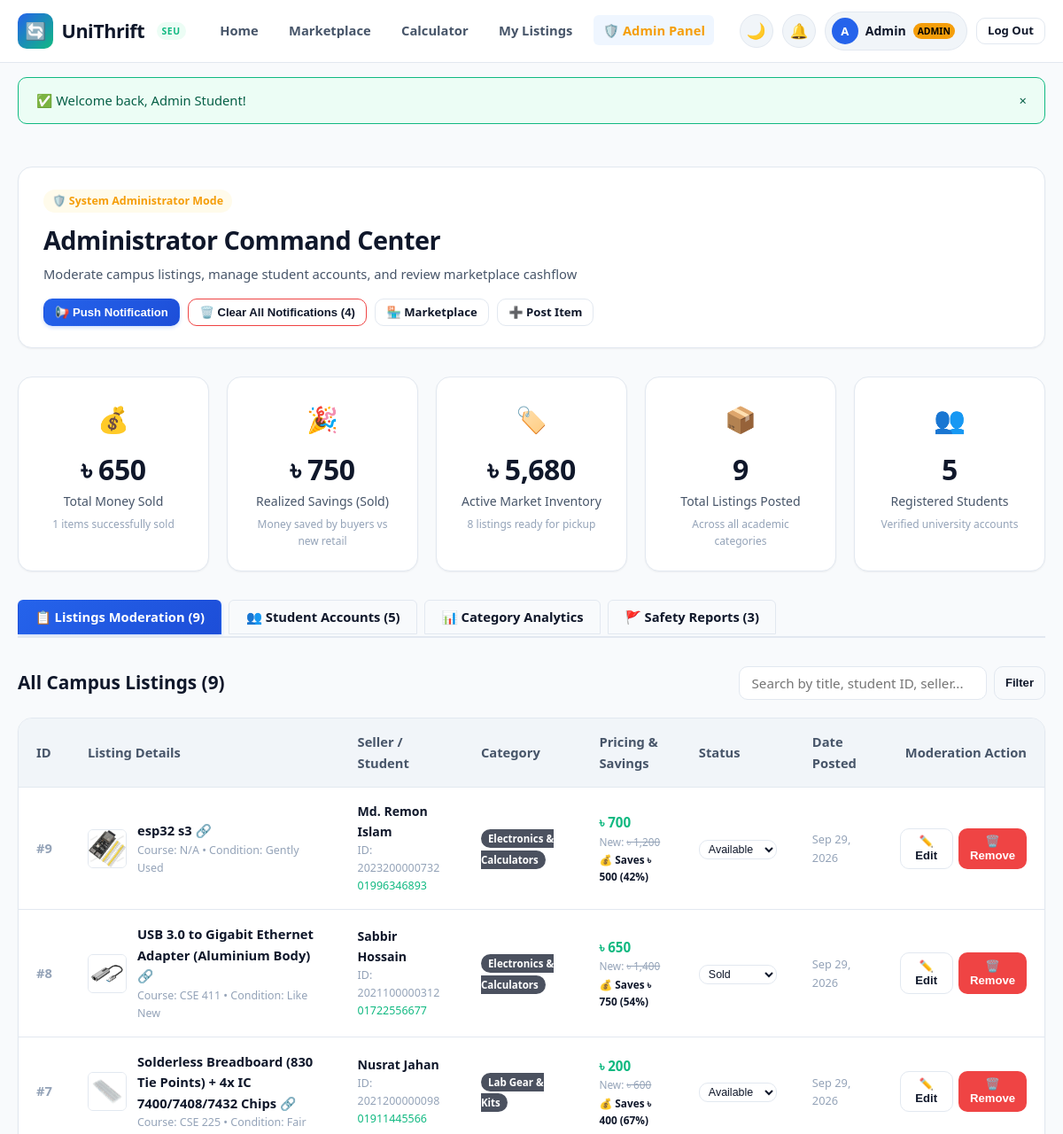
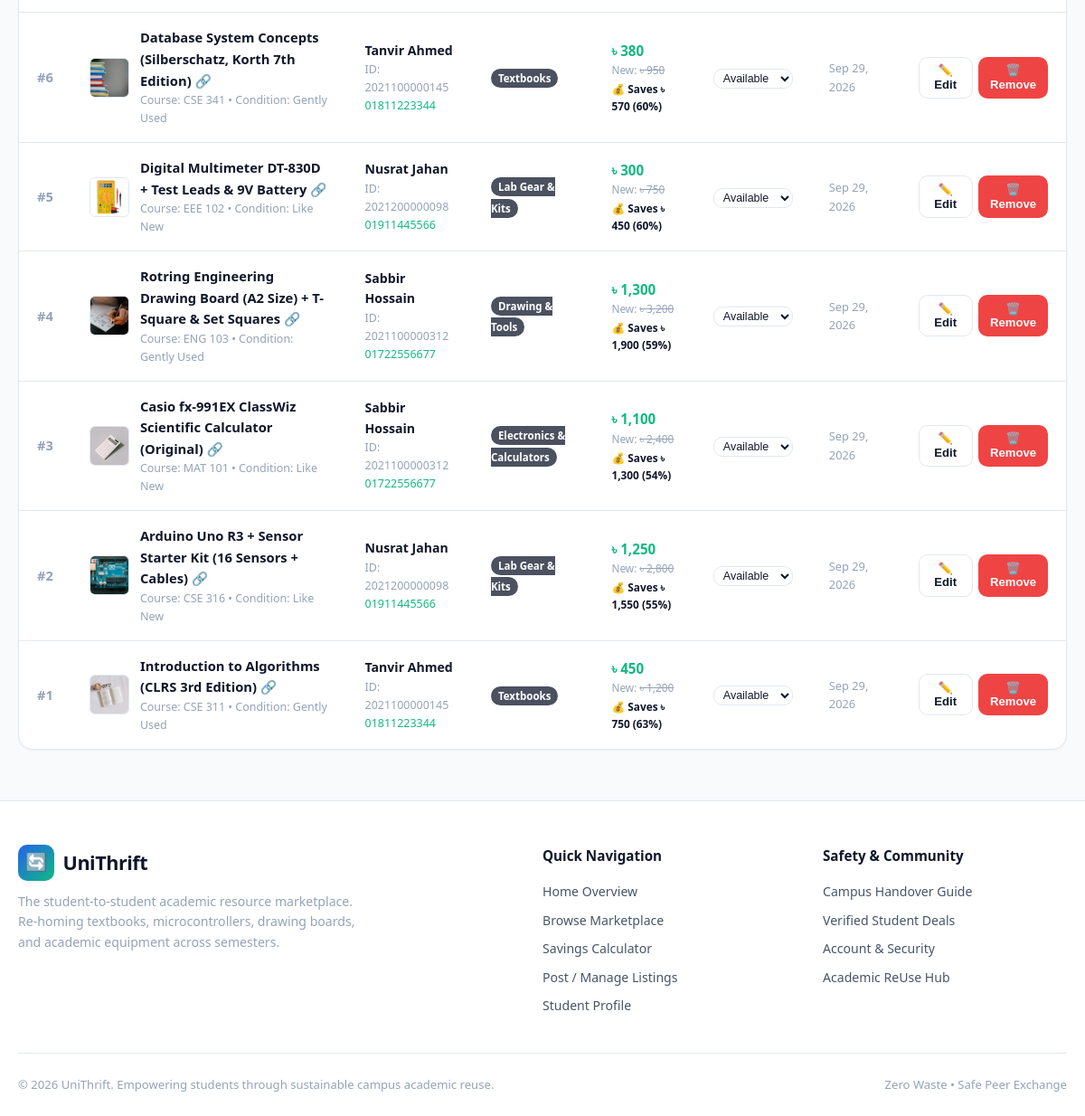
/admin.php (signed in), run on the app's committed database (2 pictures, top to bottom).
### tables this page shows
CREATE TABLE `items` (
  `id` int(11) NOT NULL AUTO_INCREMENT,
  `user_id` int(11) NOT NULL,
  `title` varchar(150) NOT NULL,
  `category` enum('Textbooks','Lab Gear & Kits','Drawing & Tools','Electronics & Calculators','Other') NOT NULL,
  `course_code` varchar(20) DEFAULT NULL,
  `item_condition` enum('Like New','Gently Used','Fair') NOT NULL,
  `original_price` decimal(10,2) NOT NULL,
  `selling_price` decimal(10,2) NOT NULL,
  `description` text NOT NULL,
  `meetup_location` varchar(120) NOT NULL,
  `image_icon` varchar(10) DEFAULT '?',
  `image_url` varchar(255) DEFAULT NULL,
  `status` enum('Available','Reserved','Sold') DEFAULT 'Available',
  `created_at` timestamp NOT NULL DEFAULT current_timestamp(),
  `updated_at` timestamp NOT NULL DEFAULT current_timestamp() ON UPDATE current_timestamp(),
  PRIMARY KEY (`id`),
  KEY `user_id` (`user_id`),
  CONSTRAINT `items_ibfk_1` FOREIGN KEY (`user_id`) REFERENCES `users` (`id`) ON DELETE CASCADE
);

CREATE TABLE `users` (
  `id` int(11) NOT NULL AUTO_INCREMENT,
  `student_id` varchar(30) NOT NULL,
  `full_name` varchar(100) NOT NULL,
  `email` varchar(100) NOT NULL,
  `phone` varchar(25) NOT NULL,
  `department` varchar(50) DEFAULT 'CSE',
  `role` varchar(20) DEFAULT 'student',
  `password_hash` varchar(255) NOT NULL,
  `created_at` timestamp NOT NULL DEFAULT current_timestamp(),
  PRIMARY KEY (`id`),
  UNIQUE KEY `student_id` (`student_id`),
  UNIQUE KEY `email` (`email`)
);

### admin.php (the view, shortened to what the rows shown need)
<?php
require_once __DIR__ . '/config/db.php';
require_once __DIR__ . '/includes/auth_check.php';
$activeTab = $_GET['tab'] ?? 'listings';
$searchQuery = trim($_GET['q'] ?? '');
try {
    $stmt = $pdo->query("SELECT category, COUNT(*) as count FROM items GROUP BY category");
    $stmt = $pdo->query("SELECT department, COUNT(*) as count FROM users GROUP BY department ORDER BY count DESC");
} catch (PDOException $e) {
}
$allListings = [];
try {
    if ($activeTab === 'listings') {
        if (!empty($searchQuery)) {
            $stmt = $pdo->prepare("
                SELECT i.*, u.full_name as seller_name, u.student_id as seller_sid, u.phone as seller_phone
                FROM items i
                JOIN users u ON i.user_id = u.id
                WHERE i.title LIKE :q OR i.course_code LIKE :q2 OR u.full_name LIKE :q3 OR u.student_id LIKE :q4
                ORDER BY i.id DESC
            ");
            $searchTerm = "%{$searchQuery}%";
            $stmt->execute([':q' => $searchTerm, ':q2' => $searchTerm, ':q3' => $searchTerm, ':q4' => $searchTerm]);
        } else {
            $stmt = $pdo->query("
                SELECT i.*, u.full_name as seller_name, u.student_id as seller_sid, u.phone as seller_phone
                FROM items i
                JOIN users u ON i.user_id = u.id
                ORDER BY i.id DESC
            ");
        }
        $allListings = $stmt->fetchAll();
    }
} catch (PDOException $e) {
}
require_once __DIR__ . '/includes/header.php';
?>
<div class="container" style="padding-top: 2rem; padding-bottom: 3.5rem;">
    <div style="background: var(--bg-surface); border: 1px solid var(--border-color); border-radius: var(--radius-lg); padding: 1.5rem 1.75rem; margin-bottom: 2rem; box-shadow: var(--shadow-sm); display: flex; justify-content: space-between; align-items: center; flex-wrap: wrap; gap: 1rem;">
        <div>
            <h1 style="font-size: 1.8rem; font-weight: 800; letter-spacing: -0.5px; margin-bottom: 0.25rem;">Administrator Command Center</h1>
        </div>
    </div>
    <?php if ($activeTab === 'listings'): ?>
        <div style="display: flex; justify-content: space-between; align-items: center; margin-bottom: 1.25rem; flex-wrap: wrap; gap: 1rem;">
            <h2 style="font-size: 1.3rem; font-weight: 800;">All Campus Listings (<?= count($allListings) ?>)</h2>
        </div>
        <div class="table-responsive">
            <table class="custom-table responsive-card-table">
                <thead>
                    <tr>
                        <th>ID</th>
                        <th>Listing Details</th>
                        <th>Seller / Student</th>
                        <th>Category</th>
                        <th>Pricing &amp; Savings</th>
                        <th>Status</th>
                        <th>Date Posted</th>
                        <th style="text-align: right;">Moderation Action</th>
                    </tr>
                </thead>
                <tbody>
                    <?php if (empty($allListings)): ?>
                        <tr>
                            <td colspan="8" style="text-align: center; padding: 2.5rem; color: var(--text-muted);">
                                No listings found matching your search.
                            </td>
                        </tr>
                    <?php else: ?>
                        <?php foreach ($allListings as $item): ?>
                            <tr>
                                <td data-label="Listing ID" style="font-weight: 700; color: var(--text-muted);">#<?= (int)$item['id'] ?></td>
                                <td data-label="Listing Details">
                                    <div style="display: flex; align-items: center; gap: 0.75rem;">
                                        <?php $imgSrc = get_item_image($item['image_url'] ?? null); ?>
                                        <?php if ($imgSrc): ?>
                                            <img src="<?= htmlspecialchars($imgSrc) ?>" alt="Photo" style="width: 44px; height: 44px; border-radius: var(--radius-sm); object-fit: cover; border: 1px solid var(--border-color); flex-shrink: 0;">
                                        <?php else: ?>
                                            <span style="font-size: 1.6rem; flex-shrink: 0;"><?= htmlspecialchars($item['image_icon'] ?? '📦') ?></span>
                                        <?php endif; ?>
                                        <div>
                                            <a href="item_details.php?id=<?= (int)$item['id'] ?>" target="_blank" style="font-weight: 700; color: var(--text-primary);">
                                                <?= htmlspecialchars($item['title']) ?> 🔗
                                            </a>
                                            <div style="font-size: 0.78rem; color: var(--text-muted);">
                                                Course: <?= htmlspecialchars($item['course_code'] ?: 'N/A') ?> &bull; Condition: <?= htmlspecialchars($item['item_condition']) ?>
                                            </div>
                                        </div>
                                    </div>
                                </td>
                                <td data-label="Student Seller">
                                    <div style="font-weight: 600; font-size: 0.88rem;"><?= htmlspecialchars($item['seller_name']) ?></div>
                                    <div style="font-size: 0.78rem; color: var(--text-muted);">ID: <?= htmlspecialchars($item['seller_sid']) ?></div>
                                    <div style="font-size: 0.78rem; color: var(--accent);"><?= htmlspecialchars($item['seller_phone']) ?></div>
                                </td>
                                <td data-label="Category">
                                    <span class="card-badge-category" style="position: static; font-size: 0.72rem;"><?= htmlspecialchars($item['category']) ?></span>
                                </td>
                                <td data-label="Pricing &amp; Savings">
                                    <div style="font-weight: 800; color: var(--accent); font-size: 0.95rem;">
                                        <?= format_price($item['selling_price']) ?>
                                    </div>
                                    <div style="font-size: 0.74rem; color: var(--text-muted);">
                                        New: <span style="text-decoration: line-through;"><?= format_price($item['original_price']) ?></span>
                                    </div>
                                    <?php
                                        $savedAmount = max(0, (float)$item['original_price'] - (float)$item['selling_price']);
                                        $savedPct = calc_discount_pct($item['original_price'], $item['selling_price']);
                                    ?>
                                    <?php if ($savedAmount > 0): ?>
                                        <div style="font-size: 0.74rem; font-weight: 700; color: var(--success); margin-top: 2px;">
                                            💰 Saves <?= format_price($savedAmount) ?> (<?= $savedPct ?>%)
                                        </div>
                                    <?php endif; ?>
                                </td>
                                <td data-label="Status">
                                    <form method="POST" action="admin.php" style="display: inline-block;">
                                        <select name="status" onchange="this.form.submit()" class="custom-select" style="font-size: 0.78rem; padding: 2px 6px;">
                                            <option value="Available" <?= $item['status'] === 'Available' ? 'selected' : '' ?>>Available</option>
                                            <option value="Sold" <?= $item['status'] === 'Sold' ? 'selected' : '' ?>>Sold</option>
                                        </select>
                                    </form>
                                </td>
                                <td data-label="Date Posted" style="font-size: 0.8rem; color: var(--text-muted);">
                                    <?= date('M d, Y', strtotime($item['created_at'])) ?>
                                </td>
                                <td data-label="Actions" style="text-align: right;">
                                    <div style="display: flex; gap: 0.4rem; justify-content: flex-end;">
                                        <button type="button" class="btn btn-outline btn-sm" onclick='openAdminEditModal(<?= json_encode($item, JSON_HEX_APOS | JSON_HEX_QUOT) ?>)'>
                                            ✏️ Edit
                                        </button>
                                        <form method="POST" action="admin.php" onsubmit="return confirm('Are you sure you want to permanently delete this listing from the marketplace as administrator?');" style="display: inline-block;">
                                            <button type="submit" class="btn btn-danger btn-sm" title="Remove Prohibited/Spam Listing">
                                                🗑️ Remove
                                            </button>
                                        </form>
                                    </div>
                                </td>
                            </tr>
                        <?php endforeach; ?>
                    <?php endif; ?>
                </tbody>
            </table>
        </div>
    <?php endif; ?>
</div>
<?php require_once __DIR__ . '/includes/footer.php'; ?>

### data on the page
items: id "9", image_url (picture), title "esp32 s3", course_code "N/A", item_condition "Gently Used", user.full_name "Md. Remon Islam", user.student_id "2023200000732", user.phone "01996346893", category "Electronics & Calculators", selling_price "৳ 700", original_price "৳ 1,200", format_price($savedAmount) "৳ 500", savedPct "42", status "Available", created_at "Sep 29, 2026"
items: id "8", image_url (picture), title "USB 3.0 to Gigabit Ethernet Adapter (Aluminium Body)", course_code "CSE 411", item_condition "Like New", user.full_name "Sabbir Hossain", user.student_id "2021100000312", user.phone "01722556677", category "Electronics & Calculators", selling_price "৳ 650", original_price "৳ 1,400", format_price($savedAmount) "৳ 750", savedPct "54", status "Sold", created_at "Sep 29, 2026"
items: id "7", image_url (picture), title "Solderless Breadboard (830 Tie Points) + 4x IC 7400/7408/7432 Chips", course_code "CSE 225", item_condition "Fair", user.full_name "Nusrat Jahan", user.student_id "2021200000098", user.phone "01911445566", category "Lab Gear & Kits", selling_price "৳ 200", original_price "৳ 600", format_price($savedAmount) "৳ 400", savedPct "67", status "Available", created_at "Sep 29, 2026"
items: id "6", image_url (picture), title "Database System Concepts (Silberschatz, Korth 7th Edition)", course_code "CSE 341", item_condition "Gently Used", user.full_name "Tanvir Ahmed", user.student_id "2021100000145", user.phone "01811223344", category "Textbooks", selling_price "৳ 380", original_price "৳ 950", format_price($savedAmount) "৳ 570", savedPct "60", status "Available", created_at "Sep 29, 2026"
items: id "5", image_url (picture), title "Digital Multimeter DT-830D + Test Leads & 9V Battery", course_code "EEE 102", item_condition "Like New", user.full_name "Nusrat Jahan", user.student_id "2021200000098", user.phone "01911445566", category "Lab Gear & Kits", selling_price "৳ 300", original_price "৳ 750", format_price($savedAmount) "৳ 450", savedPct "60", status "Available", created_at "Sep 29, 2026"
items: id "4", image_url (picture), title "Rotring Engineering Drawing Board (A2 Size) + T-Square & Set Squares", course_code "ENG 103", item_condition "Gently Used", user.full_name "Sabbir Hossain", user.student_id "2021100000312", user.phone "01722556677", category "Drawing & Tools", selling_price "৳ 1,300", original_price "৳ 3,200", format_price($savedAmount) "৳ 1,900", savedPct "59", status "Available", created_at "Sep 29, 2026"
items: id "3", image_url (picture), title "Casio fx-991EX ClassWiz Scientific Calculator (Original)", course_code "MAT 101", item_condition "Like New", user.full_name "Sabbir Hossain", user.student_id "2021100000312", user.phone "01722556677", category "Electronics & Calculators", selling_price "৳ 1,100", original_price "৳ 2,400", format_price($savedAmount) "৳ 1,300", savedPct "54", status "Available", created_at "Sep 29, 2026"
items: id "2", image_url (picture), title "Arduino Uno R3 + Sensor Starter Kit (16 Sensors + Cables)", course_code "CSE 316", item_condition "Like New", user.full_name "Nusrat Jahan", user.student_id "2021200000098", user.phone "01911445566", category "Lab Gear & Kits", selling_price "৳ 1,250", original_price "৳ 2,800", format_price($savedAmount) "৳ 1,550", savedPct "55", status "Available", created_at "Sep 29, 2026"
items: id "1", image_url (picture), title "Introduction to Algorithms (CLRS 3rd Edition)", course_code "CSE 311", item_condition "Gently Used", user.full_name "Tanvir Ahmed", user.student_id "2021100000145", user.phone "01811223344", category "Textbooks", selling_price "৳ 450", original_price "৳ 1,200", format_price($savedAmount) "৳ 750", savedPct "63", status "Available", created_at "Sep 29, 2026"

### other printed values
APP_NAME "UniThrift"
substr($currentUser['full_name'], 0, 1) "A"
explode(' ', $currentUser['full_name'])[0] "Admin"
$flash['message'] "Welcome back, Admin Student!"
$totalNotifications "4"
format_price($totalMoneySold) "৳ 650"
$totalSold "1"
format_price($totalSavingsOnSold) "৳ 750"
format_price($totalActiveValue) "৳ 5,680"
$totalAvailable "8"
$totalListings "9"
$totalUsers "5"
$totalReports "3"
count($allListings) "9"
